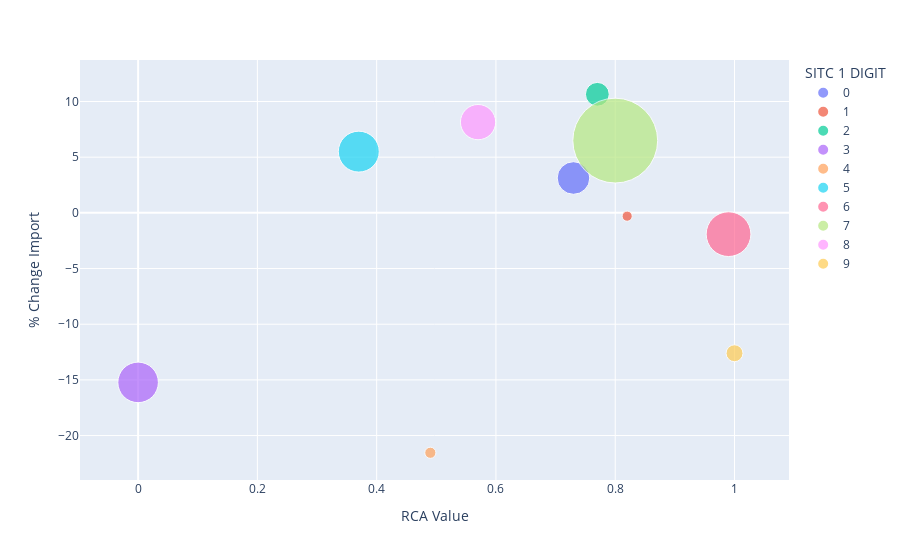

The code cell stored with this chart in its notebook:
### Markdown cell above
## How Dynamic Malaysia Export Is?

### Code cell
'''Plot'''
fig = px.scatter(table1.query("YEAR==2016"), x="RCA Value", y="% Change Import",
         size="IMPORT (MILLION RM)", color="SITC 1 DIGIT",
                 hover_name="1D DESC", log_x=False, size_max=60)
fig.show()

### Figure 1 — Plotly figure (JSON) as saved in the notebook; plotly's stock layout.template omitted (floating-point values rounded to 4 significant figures)
{"data": [{"hovertemplate": "<b>%{hovertext}</b><br><br>SITC 1 DIGIT=0<br>RCA Value=%{x}<br>% Change Import=%{y}<br>IMPORT (MILLION RM)=%{marker.size}<extra></extra>", "hovertext": ["FOOD"], "legendgroup": "0", "marker": {"color": "#636efa", "size": [46760.0], "sizemode": "area", "sizeref": 87.87, "symbol": "circle"}, "mode": "markers", "name": "0", "orientation": "v", "showlegend": true, "type": "scatter", "x": [0.73], "xaxis": "x", "y": [3.131], "yaxis": "y"}, {"hovertemplate": "<b>%{hovertext}</b><br><br>SITC 1 DIGIT=1<br>RCA Value=%{x}<br>% Change Import=%{y}<br>IMPORT (MILLION RM)=%{marker.size}<extra></extra>", "hovertext": ["BEVERAGES AND TOBACCO"], "legendgroup": "1", "marker": {"color": "#EF553B", "size": [4534.0], "sizemode": "area", "sizeref": 87.87, "symbol": "circle"}, "mode": "markers", "name": "1", "orientation": "v", "showlegend": true, "type": "scatter", "x": [0.82], "xaxis": "x", "y": [-0.2975], "yaxis": "y"}, {"hovertemplate": "<b>%{hovertext}</b><br><br>SITC 1 DIGIT=2<br>RCA Value=%{x}<br>% Change Import=%{y}<br>IMPORT (MILLION RM)=%{marker.size}<extra></extra>", "hovertext": ["CRUDE MATERIALS, INEDIBLE"], "legendgroup": "2", "marker": {"color": "#00cc96", "size": [24880.0], "sizemode": "area", "sizeref": 87.87, "symbol": "circle"}, "mode": "markers", "name": "2", "orientation": "v", "showlegend": true, "type": "scatter", "x": [0.77], "xaxis": "x", "y": [10.65], "yaxis": "y"}, {"hovertemplate": "<b>%{hovertext}</b><br><br>SITC 1 DIGIT=3<br>RCA Value=%{x}<br>% Change Import=%{y}<br>IMPORT (MILLION RM)=%{marker.size}<extra></extra>", "hovertext": ["MINERAL FUELS, LUBRICANTS, ETC."], "legendgroup": "3", "marker": {"color": "#ab63fa", "size": [72180.0], "sizemode": "area", "sizeref": 87.87, "symbol": "circle"}, "mode": "markers", "name": "3", "orientation": "v", "showlegend": true, "type": "scatter", "x": [0], "xaxis": "x", "y": [-15.23], "yaxis": "y"}, {"hovertemplate": "<b>%{hovertext}</b><br><br>SITC 1 DIGIT=4<br>RCA Value=%{x}<br>% Change Import=%{y}<br>IMPORT (MILLION RM)=%{marker.size}<extra></extra>", "hovertext": ["ANIMAL AND VEGETABLE OILS AND FATS"], "legendgroup": "4", "marker": {"color": "#FFA15A", "size": [5469.0], "sizemode": "area", "sizeref": 87.87, "symbol": "circle"}, "mode": "markers", "name": "4", "orientation": "v", "showlegend": true, "type": "scatter", "x": [0.49], "xaxis": "x", "y": [-21.55], "yaxis": "y"}, {"hovertemplate": "<b>%{hovertext}</b><br><br>SITC 1 DIGIT=5<br>RCA Value=%{x}<br>% Change Import=%{y}<br>IMPORT (MILLION RM)=%{marker.size}<extra></extra>", "hovertext": ["CHEMICALS"], "legendgroup": "5", "marker": {"color": "#19d3f3", "size": [73570.0], "sizemode": "area", "sizeref": 87.87, "symbol": "circle"}, "mode": "markers", "name": "5", "orientation": "v", "showlegend": true, "type": "scatter", "x": [0.37], "xaxis": "x", "y": [5.499], "yaxis": "y"}, {"hovertemplate": "<b>%{hovertext}</b><br><br>SITC 1 DIGIT=6<br>RCA Value=%{x}<br>% Change Import=%{y}<br>IMPORT (MILLION RM)=%{marker.size}<extra></extra>", "hovertext": ["MANUFACTURED GOODS"], "legendgroup": "6", "marker": {"color": "#FF6692", "size": [87910.0], "sizemode": "area", "sizeref": 87.87, "symbol": "circle"}, "mode": "markers", "name": "6", "orientation": "v", "showlegend": true, "type": "scatter", "x": [0.99], "xaxis": "x", "y": [-1.913], "yaxis": "y"}, {"hovertemplate": "<b>%{hovertext}</b><br><br>SITC 1 DIGIT=7<br>RCA Value=%{x}<br>% Change Import=%{y}<br>IMPORT (MILLION RM)=%{marker.size}<extra></extra>", "hovertext": ["MACHINERY & TRANSPORT EQUIPMENT"], "legendgroup": "7", "marker": {"color": "#B6E880", "size": [316300.0], "sizemode": "area", "sizeref": 87.87, "symbol": "circle"}, "mode": "markers", "name": "7", "orientation": "v", "showlegend": true, "type": "scatter", "x": [0.8], "xaxis": "x", "y": [6.49], "yaxis": "y"}, {"hovertemplate": "<b>%{hovertext}</b><br><br>SITC 1 DIGIT=8<br>RCA Value=%{x}<br>% Change Import=%{y}<br>IMPORT (MILLION RM)=%{marker.size}<extra></extra>", "hovertext": ["MISCELLANEOUS MANUFACTURED ARTICLES"], "legendgroup": "8", "marker": {"color": "#FF97FF", "size": [54560.0], "sizemode": "area", "sizeref": 87.87, "symbol": "circle"}, "mode": "markers", "name": "8", "orientation": "v", "showlegend": true, "type": "scatter", "x": [0.57], "xaxis": "x", "y": [8.15], "yaxis": "y"}, {"hovertemplate": "<b>%{hovertext}</b><br><br>SITC 1 DIGIT=9<br>RCA Value=%{x}<br>% Change Import=%{y}<br>IMPORT (MILLION RM)=%{marker.size}<extra></extra>", "hovertext": ["MISCELLANEOUS TRANSACTIONS AND COMMODITIES"], "legendgroup": "9", "marker": {"color": "#FECB52", "size": [12580.0], "sizemode": "area", "sizeref": 87.87, "symbol": "circle"}, "mode": "markers", "name": "9", "orientation": "v", "showlegend": true, "type": "scatter", "x": [1], "xaxis": "x", "y": [-12.61], "yaxis": "y"}], "layout": {"legend": {"itemsizing": "constant", "title": {"text": "SITC 1 DIGIT"}, "tracegroupgap": 0}, "margin": {"t": 60}, "xaxis": {"anchor": "y", "domain": [0, 1], "title": {"text": "RCA Value"}}, "yaxis": {"anchor": "x", "domain": [0, 1], "title": {"text": "% Change Import"}}}}
